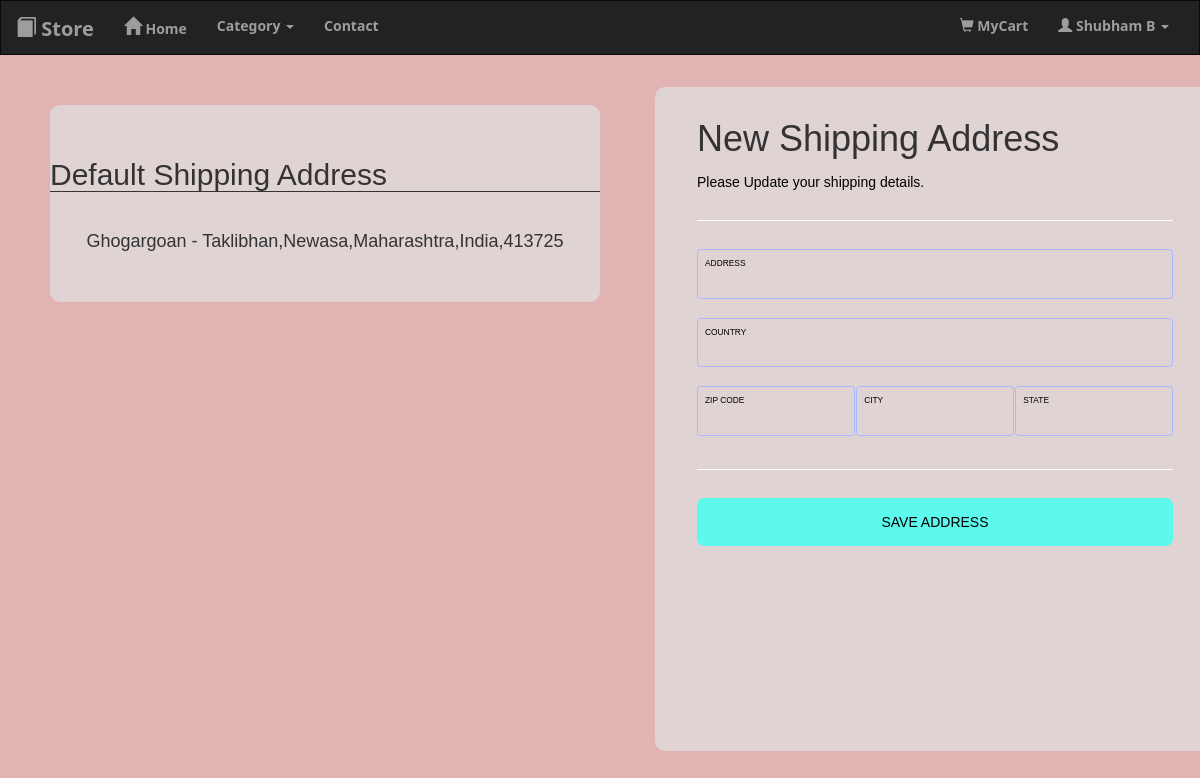
The page /address (signed in) on the database its author committed.
### User_App/models.py (models this page shows)
class UserInfo(models.Model):
    username = models.CharField(max_length=20,primary_key=True)
    email = models.EmailField()
    password = models.CharField(max_length=15)
    address = models.CharField(max_length=350)
    class Meta:
        db_table = "UserInfo"

### User_App/views.py (the view, shortened to what this page needs)
# urls.py: path('address',views.address),
def address(request):
    if(request.method == "GET"):
        user = UserInfo.objects.get(username =  request.session["uname"])
        address = user.address
        return render(request,"address.html",{"address":address})

### User_App/templates/address.html (shortened to what this page needs)
{%extends "home.html"%}
{%block "main"%}
<!DOCTYPE html>
<html lang="en">
<head>
</head>
<body>
  <table id="add">
    <tr><td colspan="2" ><h2 style="border-bottom: 1px solid;" ><br> Default Shipping Address</h2></td></tr>
  <tr><td colspan="2" align="center" ><h4 ><br>{{address}}</h4><br><br></td></tr>
  </table>
  <table >
    <tr><td>
      <div class="container">
        <form method="post" >
          <h1>New Shipping Address </h1>
          <p>Please Update your shipping details.</p>
          <hr>
          <div class="form">
          <label class="field">
            <span class="field__label" for="address">Address</span>
            <input class="field__input" type="text" name="address" />
          </label>
          <label class="field">
            <span class="field__label" for="country">Country</span>
            <select class="field__input" name="country">
              <option value=""></option>
              <option value="India">India</option>
            </select>
          </label>
          <div class="fields fields--3">
            <label class="field">
              <span class="field__label" for="zipcode">Zip code</span>
              <input class="field__input" type="text" name="zipcode" />
            </label>
            <label class="field">
              <span class="field__label" for="city">City</span>
              <input class="field__input" type="text" name="city" />
            </label>
            <label class="field">
              <span class="field__label" for="state">State</span>
              <select class="field__input" name="state">
                <option value=""></option>
                <option value="Maharashtra"> Maharashtra</option>
              </select>
            </label>
          </div>
          </div>
          <hr>
          <button type="submit" class="button">Save Address</button>
        </form>
      </div>
    </td></tr>
  </table>
<br><br>
</body>
</html>
{%endblock%}

### User_App/templates/home.html (shortened to what this page needs)
{% load static %}
<!DOCTYPE html>
<html lang="en">
<head>
  <link rel="stylesheet" href="https://maxcdn.bootstrapcdn.com/bootstrap/3.4.1/css/bootstrap.min.css">
  <link rel="stylesheet" href="https://cdnjs.cloudflare.com/ajax/libs/font-awesome/4.7.0/css/font-awesome.min.css">
  <link rel="stylesheet" href="CSS/scroll.css">
  <link rel="stylesheet" href="CSS/flickity.css">
  <link rel="stylesheet" href="https://unpkg.com/flickity@2/dist/flickity.min.css">
</head>
<body>
<nav class="navbar navbar-inverse">
  <div class="container-fluid">
    <div class="navbar-header">
      <a class="navbar-brand" href="/"  style="font-size:20px; font-family: 'Segoe UI', Tahoma, Geneva, Verdana, sans-serif;">
        <i class="glyphicon glyphicon-book" style="font-size:20px;" ></i> Store</a>
    </div>
    <div class="collapse navbar-collapse" id="myNavbar">
      <ul class="nav navbar-nav">
        <li ><a href="/" style="font: size 18px;">
          <i class="glyphicon glyphicon-home" style="font-size:18px;" ></i>
          Home</a></li>
        <li class="dropdown">
          <a class="dropdown-toggle" data-toggle="dropdown" href="#">Category
          <span class="caret"></span></a>
        </li>
        <li><a href="/contact">Contact</a></li>
      </ul>
      <ul class="nav navbar-nav navbar-right">
        {%if "uname" in request.session%}
        {%block "cart"%}
        <li><a href="/showMycart" ><span class="glyphicon glyphicon-shopping-cart" ></span> MyCart</a></li>
        {%endblock%}
        <li class="dropdown">
          <a class="dropdown-toggle" data-toggle="dropdown" href="#">
            <span class="glyphicon glyphicon-user" ></span> {{request.session.uname}}
          <span class="caret"></span></a>
        {%else%}
        <li><a href="/user_login#login"><span class="glyphicon glyphicon-log-in"></span>  Log In</a></li>
        <li><a href="/signUp#main"><span class="glyphicon glyphicon-user"></span>  Sign Up</a></li>
       {%endif%}
      </ul>
    </div>
  </div>
</nav>
{%block "main"%}{%endblock%}
</body>
</html>

### User_App/templates/CSS/scroll.css (style rules this page uses)
* { box-sizing: border-box; }
body { font-family: sans-serif; }

### User_App/templates/address.html (style rules this page uses)
:root { --color-gray: #000000; --color-lighter-gray: #a8b9ff; --color-light-gray: #e4e4ff; }
*, *:before, *:after { box-sizing: inherit; }
html { font-family: "Inter", sans-serif; font-size: 14px; box-sizing: border-box; }
body { margin: 0px; }
h1 { margin-bottom: 1rem; }
p { color: var(--color-gray); }
hr { height: 1px; width: 100%; background-color: rgb(255, 255, 255); border: 0; margin: 2rem 0; }
.container { width: 40rem; padding: 1vw 3rem 0; margin: auto; height: 83vh; background-color: #dfd3d3; border-radius: 10px; }
.form { display: grid; grid-gap: 1rem; }
.field { width: 100%; display: flex; flex-direction: column; border: 1.5px solid var(--color-lighter-gray); padding: .5rem; border-radius: .25rem; }
.field__label { color: var(--color-gray); font-size: 0.6rem; font-weight: 300; text-transform: uppercase; margin-bottom: 0.25rem }
.field__input { padding: 0; margin: 0; border: 0; outline: 0; font-weight: 500; font-size: 0.9rem; width: 100%; -webkit-appearance: none; appearance: none; background-color: transparent; }
.fields { display: grid; grid-gap: 0.1rem; }
.fields--3 { grid-template-columns: 1fr 1fr 1fr; }
.button { background-color: #5df9ec; text-transform: uppercase; font-size: 1.0rem; font-weight: 400; display: block; color: #000000; width: 100%; padding: 1rem; border-radius: 0.50rem; border: 0; cursor: pointer; outline: 0; }
table { margin-left: 655px; margin-top: -215px; }
#add { margin-left: 50px; margin-top: 50px; background-color: #dfd3d3; border-radius: 10px; width: 550px; }

### rows shown on the page
UserInfo: session.uname "Shubham B", address "Ghogargoan - Taklibhan,Newasa,Maharashtra,India,413725"
